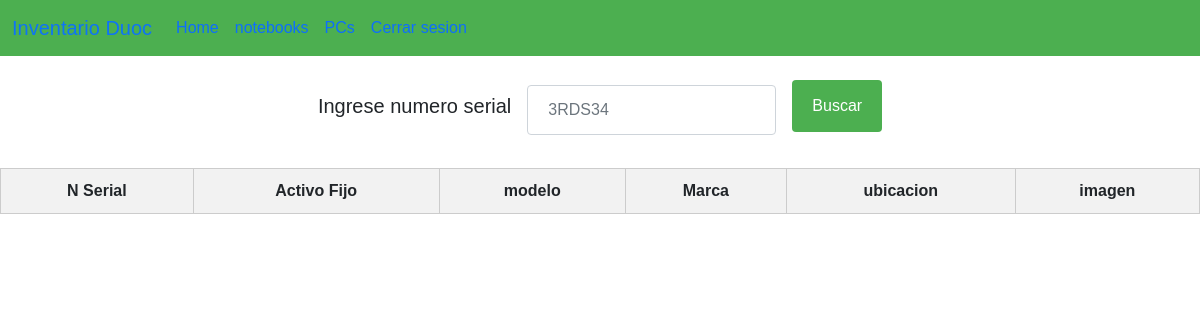
Page /pc on the earlier database version.
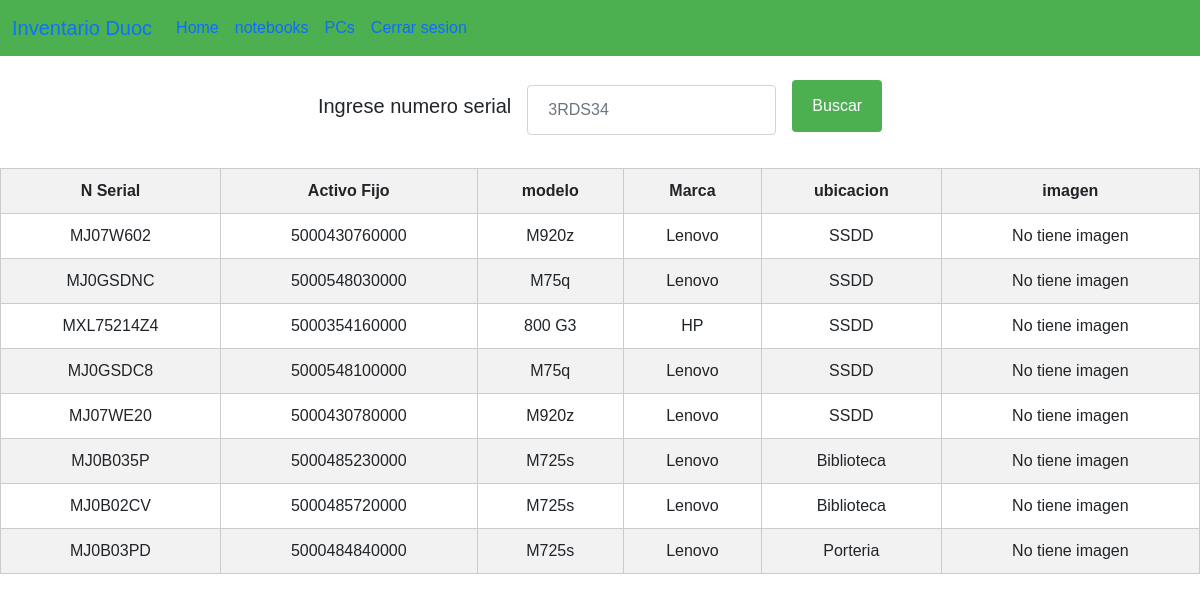
Same page on the later database version.
### carritos/models.py (models this page shows, shortened)
class PC(models.Model):
    serial= models.CharField(primary_key=True,max_length=20)
    activo_fijo= models.CharField(max_length=20)
    modelo = models.CharField(max_length=30)
    marca=models.ForeignKey(Marca, on_delete=models.CASCADE)
    ubicacion = models.ForeignKey(Ubicacion, on_delete=models.CASCADE, null=True)
    imagen = models.ImageField(upload_to = 'act_pc', null=True)

class Marca(models.Model):
    nombre = models.CharField(max_length=20)
    def __str__(self):
        return self.nombre

class Ubicacion(models.Model):
    lugar = models.CharField(max_length=12)
    piso = models.CharField(max_length=12)
    def __str__(self):
        return self.lugar

### carritos/views.py (the view)
# urls.py: path('pc',views.pc, name='pc'),
def pc(request):
    if request.method == 'GET':
        pc= PC.objects.all()
        return render(request,'pc.html',{'pc':pc})
    else:
        activo = username = request.POST['activo']
        notebook= Notebook.objects.get(serial=activo)
        return render(request,'notebook.html',{'ac':notebook})

### carritos/templates/pc.html (shortened to what this page needs)
{%extends 'base.html'%}
{%block content%}
    <div style="margin: 0 auto;">
        <form method="POST" class="row g-3"> {% csrf_token %}
            <div class="col-auto">
              <h5>Ingrese numero serial</h5>
            </div>
            <div class="col-auto">
              <input type="text" class="form-control" name="activo" placeholder="3RDS34">
            </div>
            <div class="col-auto">
              <button type="submit" class="btn btn-primary mb-3">Buscar</button>
            </div>
        </form>
        <table style="align-items: center;">
            <thead>
                <tr>
                    <th>N Serial</th>
                    <th>Activo Fijo</th>
                    <th>modelo</th>
                    <th>Marca</th>
                    <th>ubicacion</th>
                    <th>imagen</th>
                </tr>
            </thead>
            <tbody>
                {%for p in pc%}
                    <tr>
                        <td>{{p.serial}}</td>
                        <td>{{p.activo_fijo}}</td>
                        <td>{{p.modelo}}</td>
                        <td>{{p.marca}}</td>
                        <td>{{p.ubicacion}}</td>
                        <td>
                            {% if p.imagen %}
                                <a href="media/{{p.imagen}}">ver</a>
                            {% else %}
                                No tiene imagen
                            {% endif %}
                        </td>
                    </tr>
                {%endfor%}
            </tbody>
        </table>
    </div>
{%endblock%}

Differences in the rows shown:
added PC: serial "MJ07W602", activo_fijo "5000430760000", modelo "M920z", marca "Lenovo", ubicacion "SSDD", shows "No tiene imagen"
added PC: serial "MJ0GSDNC", activo_fijo "5000548030000", modelo "M75q", marca "Lenovo", ubicacion "SSDD", shows "No tiene imagen"
added PC: serial "MXL75214Z4", activo_fijo "5000354160000", modelo "800 G3", marca "HP", ubicacion "SSDD", shows "No tiene imagen"
added PC: serial "MJ0GSDC8", activo_fijo "5000548100000", modelo "M75q", marca "Lenovo", ubicacion "SSDD", shows "No tiene imagen"
added PC: serial "MJ07WE20", activo_fijo "5000430780000", modelo "M920z", marca "Lenovo", ubicacion "SSDD", shows "No tiene imagen"
added PC: serial "MJ0B035P", activo_fijo "5000485230000", modelo "M725s", marca "Lenovo", ubicacion "Biblioteca", shows "No tiene imagen"
added PC: serial "MJ0B02CV", activo_fijo "5000485720000", modelo "M725s", marca "Lenovo", ubicacion "Biblioteca", shows "No tiene imagen"
added PC: serial "MJ0B03PD", activo_fijo "5000484840000", modelo "M725s", marca "Lenovo", ubicacion "Porteria", shows "No tiene imagen"
